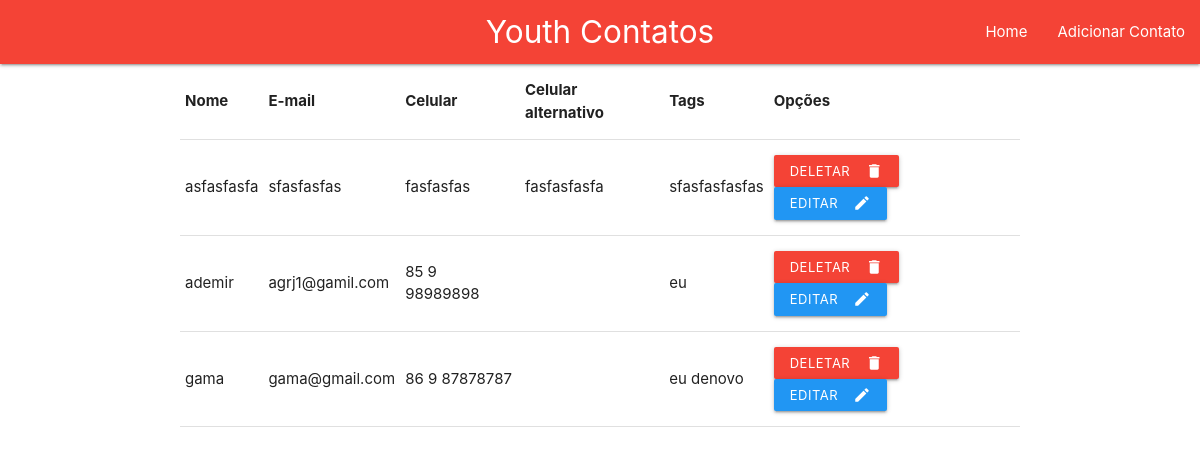
Before: / with the older database file.
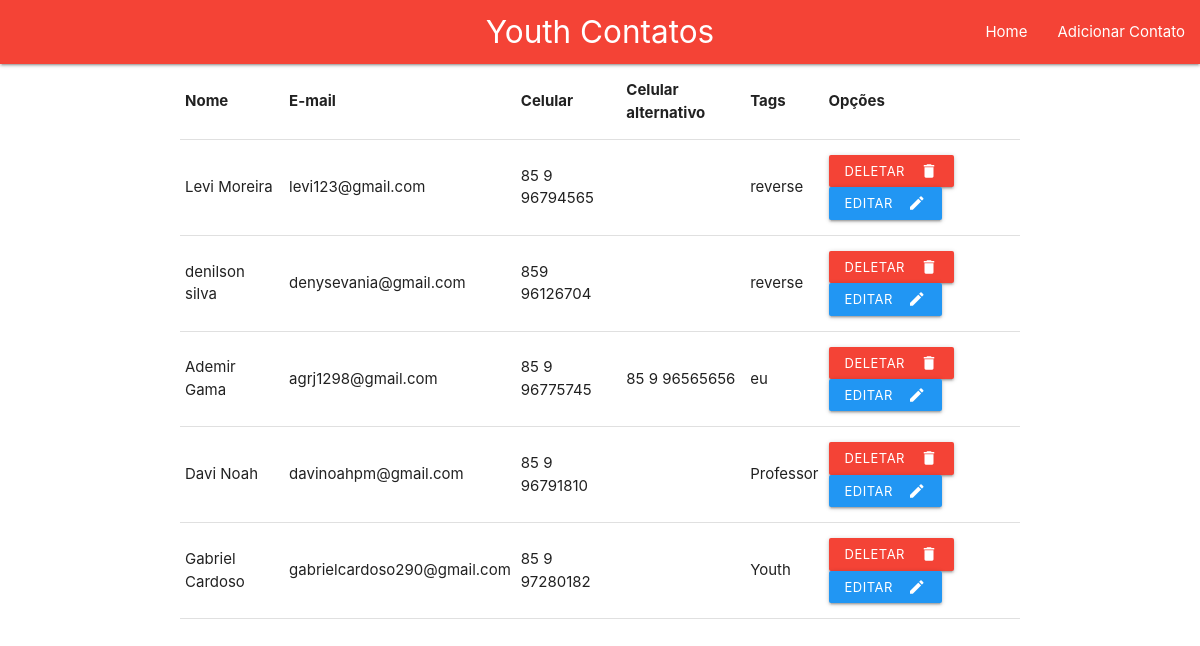
After: the same page with the newer database file.
### database.py (models this page shows)
class Contatos(Base):
    __tablename__ = "contatos"
    id_contato = Column(Integer, primary_key=True)
    nome_contato = Column(String(100), nullable=False)
    email = Column(String(150), unique=True, nullable=False)
    celular = Column(String(30), nullable=True)
    celular_alt = Column(String(30), nullable=True)
    tags = Column(String(30), nullable=True)

### app.py (the view)
@app.route("/")
def index():
    contatos = session.query(Contatos).all()
    global mensagem
    return render_template("index.html", contatos=contatos)

### templates/index.html (shortened to what this page needs)
{% extends "Base.html" %}
{% block content %}
    <table class="highlight">
        <thead>
          <tr>
              <th>Nome</th>
              <th>E-mail</th>
              <th>Celular</th>
              <th>Celular alternativo</th>
              <th>Tags</th>
              <th>Opções</th>
          </tr>
        </thead>
        <tbody>
            {% for contato in contatos:%}
                <tr>
                    <td>{{contato.nome_contato}}</td>
                    <td>{{contato.email}}</td>
                    <td>{{contato.celular}}</td>
                    <td>{{contato.celular_alt}}</td>
                    <td>{{contato.tags}}</td>
                    <td>
                        {% from 'buttons.html' import buttons %}
                        {{ buttons(contato) }}
                    </td>
                </tr>
            {% endfor %}
        </tbody>
      </table>
{% endblock %}

### templates/Base.html (shortened to what this page needs)
<!DOCTYPE html>
<html lang="en">
<head>
    <link rel="stylesheet" href="https://cdnjs.cloudflare.com/ajax/libs/materialize/1.0.0/css/materialize.min.css">
</head>
<body>
    <nav class="red">
        <div class="nav-wrapper">
            <a href="" class="brand-logo center">Youth Contatos</a>
            <ul id="nav-mobile" class="right hide-on-med-end-down">
                <li><a href="/">Home</a></li>
                <li><a href="#add_modal" class="modal-trigger">Adicionar Contato</a></li>
            </ul>
        </div>
    </nav>
    <div class="container">
        {% block content %}
        {% endblock %}
    </div>
</body>
</html>

### templates/buttons.html (shortened to what this page needs)
{% macro buttons(contato) %}
<form action="/deletar_contato" method="post" style="display:inline;">
    <button class="waves-effect waves-light btn-small red" type="submit">
        <i class="material-icons right">delete</i>Deletar
    </button>
</form>
<a href="#edit-modal-{{ contato.id_contato }}" class="waves-effect waves-light btn-small blue modal-trigger">
    <i class="material-icons right">edit</i>Editar
</a>
{% endmacro %}

Changed rows visible on the page:
removed Contatos: nome_contato "asfasfasfa", email "sfasfasfas", celular "fasfasfas", celular_alt "fasfasfasfa", tags "sfasfasfasfas"
removed Contatos: nome_contato "ademir", email "agrj1@gamil.com", celular "85 9 98989898", tags "eu"
removed Contatos: nome_contato "gama", email "gama@gmail.com", celular "86 9 87878787", tags "eu denovo"
added Contatos: nome_contato "Levi Moreira", email "levi123@gmail.com", celular "85 9 96794565", tags "reverse"
added Contatos: nome_contato "denilson silva", email "denysevania@gmail.com", celular "859 96126704", tags "reverse"
added Contatos: nome_contato "Ademir Gama", email "agrj1298@gmail.com", celular "85 9 96775745", celular_alt "85 9 96565656", tags "eu"
added Contatos: nome_contato "Davi Noah", email "davinoahpm@gmail.com", celular "85 9 96791810", tags "Professor"
added Contatos: nome_contato "Gabriel Cardoso", email "gabrielcardoso290@gmail.com", celular "85 9 97280182", tags "Youth"
